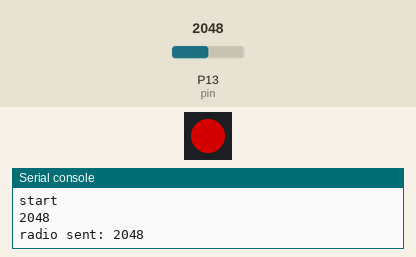
Recording of a program running on a simulated Pycom board running MicroPython. Parts: 1 RGB LEDs in strip order, left to right, the last lines printed to the serial console. The inputs (shaded band) are chosen by the test bench; at power-on: P13 (pin) = 2048 (analog values on the 0–4095 scale). Dim RGB values are drawn brighter than linear; no radio messages arrive unless stated (any console line starting 'radio sent:' is added by the test bench).

Above: at 1.2 s.
1.3 s: P13 (pin) set to 952
3.9 s: P13 (pin) set to 831
At 4.8 s:
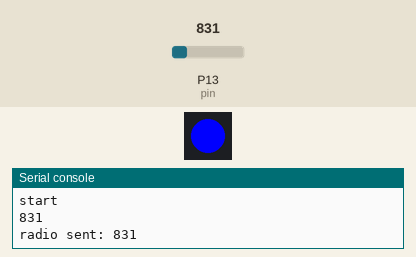
6.5 s: P13 (pin) set to 940
At 9.2 s:
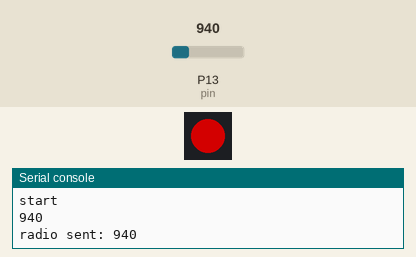
9.9 s: P13 (pin) set to 860
At 10.8 s:
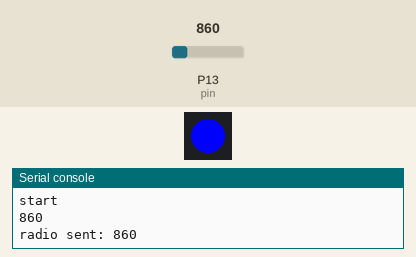
Timing chart, 0 to 12.9 s (numbered marks = the images above; inputs shaded):
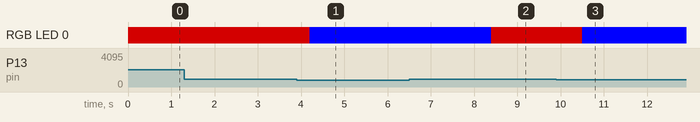

Measured:
- the behaviour switches between 901 and 900 on P13 (pin) (found by bisection; images 0 and 1)
- after the input at 3.9 s, RGB LED 0: RGB(127, 0, 0) → RGB(0, 0, 255) after 0.30 s
- after the input at 6.5 s, RGB LED 0: RGB(0, 0, 255) → RGB(127, 0, 0) after 1.9 s
- after the input at 9.9 s, RGB LED 0: RGB(127, 0, 0) → RGB(0, 0, 255) after 0.60 s

The program:

nodeA.py
```python
from network import LoRa
import socket
import machine
import time
import pycom

lora = LoRa(mode=LoRa.LORA, frequency=868100000)
s = socket.socket(socket.AF_LORA, socket.SOCK_RAW)
s.setblocking(True)
#pycom.rgbled(0xff00)

pycom.heartbeat(False)

adc = machine.ADC()             # create an ADC object
apin = adc.channel(pin='P13')   # create an analog pin on P16
val = apin()                    # read an analog value

while True:
    print('start')

    val = apin()
    if val > 900:
        pycom.rgbled(0x7f0000)
    else:
        pycom.rgbled(0x0000ff)

    print(val)

    s.send(str(val))
    time.sleep(2.0)

    #s.send('coucou')
    #print(s.recv(64))
    #if s.recv(64) == b'Ping':
    #    s.send('Pong')
    #    print('receive ping -> send pong')
```
